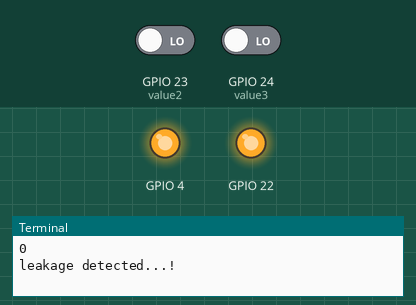
Simulated run of this program. Board: Raspberry Pi (BCM pin numbers). Parts: output pins drawn as LEDs (lit = HIGH), the last lines printed to the terminal. The inputs (shaded band) are chosen by the test bench; at power-on: GPIO 23 (value2) LOW, GPIO 24 (value3) LOW.

Above: at 1.2 s.
1.3 s: GPIO 23 (value2) driven HIGH
9.5 s: GPIO 24 (value3) driven HIGH
At 14.2 s:
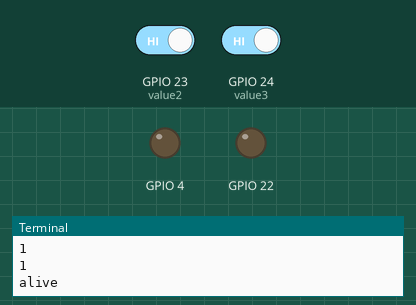
14.5 s: GPIO 24 (value3) driven LOW
At 15.2 s:
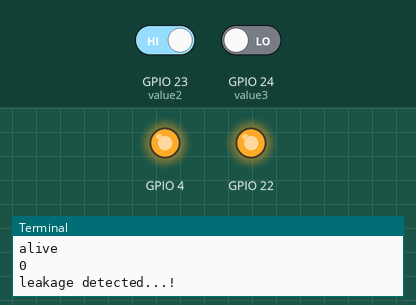
Timing chart, 0 to 17.5 s (numbered marks = the images above; inputs shaded):
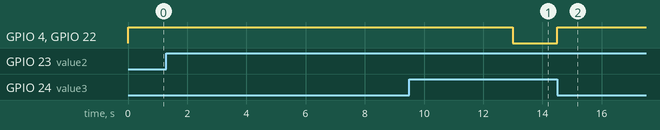

Measured:
- after the input at 9.5 s, GPIO 4, GPIO 22: HIGH → LOW after 3.5 s
- after the input at 14.5 s, GPIO 4, GPIO 22: LOW → HIGH at once

The program:

gas_leakage.py
```python
import RPi.GPIO as GPIO
from time import sleep
#from sim800l import SIM800L
#sim800l=SIM800L('dev/serial0')
#sms="hi"
#destno="7092447008"
value=0
value2=0
value3=0

GPIO.setmode(GPIO.BCM)
GPIO.setup(4,GPIO.OUT)
GPIO.setup(23,GPIO.IN)
GPIO.setup(24,GPIO.IN)
GPIO.setup(22,GPIO.OUT)


def gasleak():
    GPIO.setmode(GPIO.BCM)
    if(GPIO.input(23)):
        value2=GPIO.input(23)
        GPIO.output(22,GPIO.LOW)
        GPIO.output(4,GPIO.LOW)
        print(value2)
        print("alive")

    else:
        value2=GPIO.input(23)
        GPIO.output(22,GPIO.HIGH)
        GPIO.output(4,GPIO.HIGH)
        print(value2)
        print("leakage detected...!")
        sleep(3)
    if(GPIO.input(24)):
        value3=GPIO.input(24)
        GPIO.output(22,GPIO.LOW)
        GPIO.output(4,GPIO.LOW)
        print(value3)
        #print("alive")

    else:
        value3=GPIO.input(24)
        GPIO.output(22,GPIO.HIGH)
        GPIO.output(4,GPIO.HIGH)
        print(value3)
        print("leakage detected...!")
        sleep(5)
    #return value

# def gasleak1():
#     GPIO.setmode(GPIO.BCM)
#     if(GPIO.input(27)):
#         value2=GPIO.input(27)
#         GPIO.output(22,GPIO.LOW)
#         #print(value)
#         #print("alive")
#
#     else:
#         value2=GPIO.input(27)
#         GPIO.output(22,GPIO.HIGH)
#         print(value2)
#         print("leakage detected...!")
#     return value2
#
# def flame():
#     GPIO.setmode(GPIO.BCM)
#     if(GPIO.input(24)):
#         value3=GPIO.input(24)
#         GPIO.output(22,GPIO.LOW)
#         print(value3)
#         #print("alive")
#
#     else:
#         value3=GPIO.input(24)
#         GPIO.output(22,GPIO.HIGH)
#         print(value3)
#         print("leakage detected...!")
#     return value3

#print(flame())
while True:
    gasleak()
#     gasleak1()
#     flame()
#

        
```
